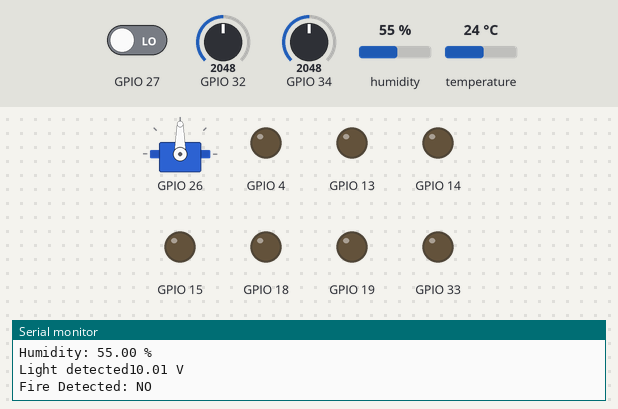
This program was run on a simulated ESP32. Parts: servo, output pins drawn as LEDs (lit = HIGH), the last lines printed to the serial monitor. Dashed ring = blinking. The inputs (shaded band) are chosen by the test bench; at power-on: GPIO 32 = 2048, GPIO 34 = 2048, GPIO 27 LOW, humidity 55 %, temperature 24 °C. WiFi joins after 1.5 s; servers stay silent unless stated; no MQTT or app messages arrive unless stated.

Above: at 2.8 s.
2.9 s: GPIO 32 set to 519
4.4 s: GPIO 32 set to 477
At 4.61 s:
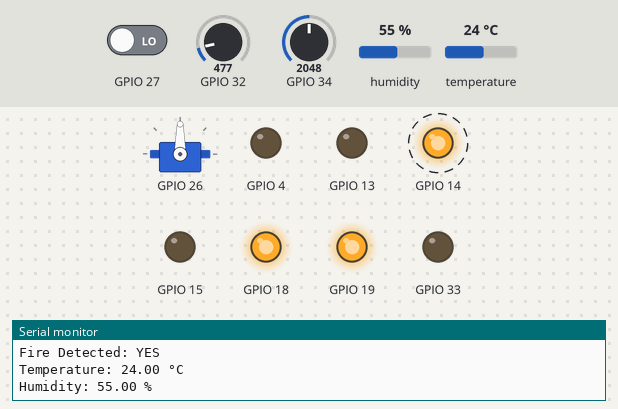
7.9 s: GPIO 34 set to 426
11.4 s: GPIO 34 set to 375
At 11.64 s:
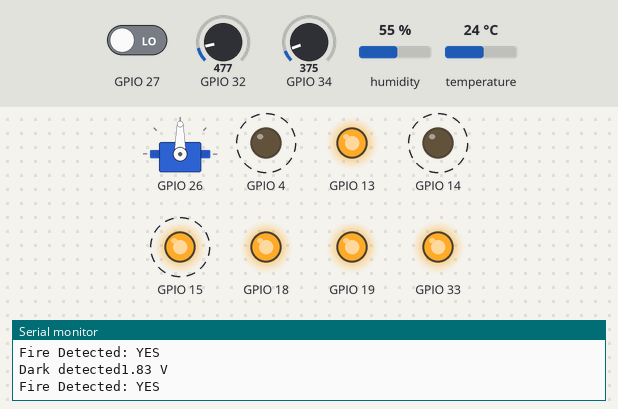
14.9 s: GPIO 27 driven HIGH
At 15.33 s:
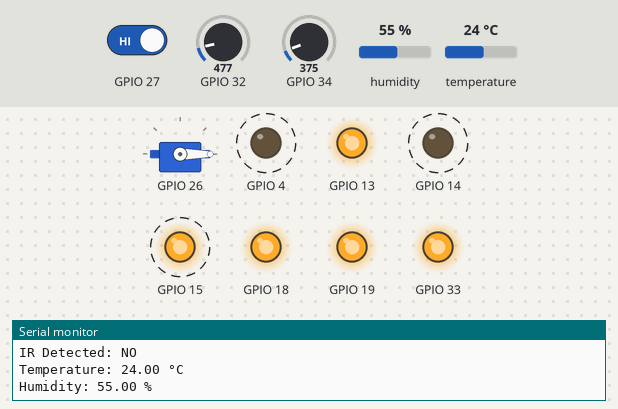
18.4 s: GPIO 34 set to 540
At 19.29 s:
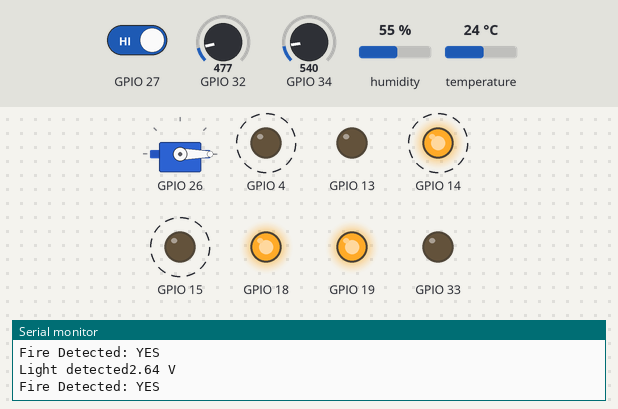
Timing chart, 0 to 22.9 s (numbered marks = the images above; inputs shaded):
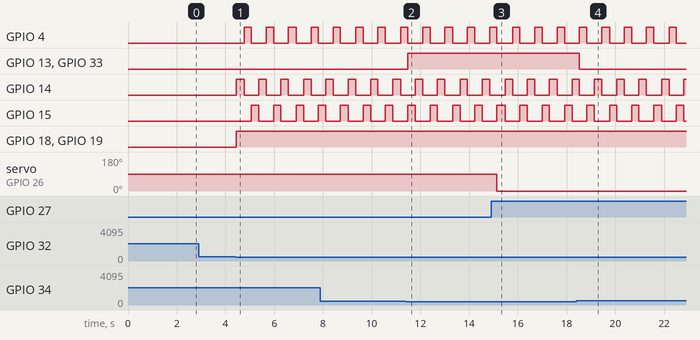

Measured:
- the behaviour switches between 500 and 499 on GPIO 32 (found by bisection; images 0 and 1)
- the behaviour switches between 410 and 409 on GPIO 34 (found by bisection; images 1 and 2)
- after the input at 4.4 s, GPIO 4: alternates HIGH for 0.30 s and LOW for 0.60 s, starting after 0.37 s; GPIO 14: alternates HIGH for 0.30 s and LOW for 0.60 s, starting at once; GPIO 15: alternates HIGH for 0.30 s and LOW for 0.60 s, starting after 0.67 s; GPIO 18, GPIO 19: LOW → HIGH at once
- after the input at 11.4 s, GPIO 13, GPIO 33: LOW → HIGH after 0.09 s
- after the input at 14.9 s, servo on GPIO 26: 90° → 0° after 0.24 s
- after the input at 18.4 s, GPIO 13, GPIO 33: HIGH → LOW after 0.13 s

The program:

main.cpp
```cpp
#include <Arduino.h>
#include "config_mqtt/mqtt_client.h"
#include "config_sensor/sensor_light.h"
#include "config_sensor/sensor_fire.h"
#include "config_sensor/sensor_ir.h"
#include "config_sensor/sensor_dht11.h"

SensorLight lightSensor(34, 33, 13);
SensorFire  fireSensor(32, 19, 18, 15, 14, 4);
SensorIR    irSensor(27, 26);
SensorDHT11 dht11(25);

void setup() {
    Serial.begin(9600);
    delay(100);
    mqtt_setup();

    lightSensor.begin();
    fireSensor.begin();
    irSensor.begin();
    dht11.begin();
}

void loop() {
    mqtt_loop();

    lightSensor.update();
    fireSensor.update();
    irSensor.update();
    dht11.update();

    delay(300);
}
```

mqtt.h
```cpp
#ifndef MQTT_SECRET_H
#define MQTT_SECRET_H

namespace EMQX
{
    const char *broker = "pc8108cb.ala.asia-southeast1.emqxsl.com";
    const int port = 8883;

    const char *username = "light";
    const char *password = "1";

}

#endif
```

wifi.h
```cpp
#ifndef WIFI_SECRET_H
#define WIFI_SECRET_H

namespace WiFiSecrets
{
  const char *ssid = "Thuy Duong";
  const char *pass = "tumotdenchin";
}
#endif
```

mqtt_client.cpp
```cpp
// wifi and mqtt client setup

#include <WiFi.h>
#include <WiFiClientSecure.h>
#include <PubSubClient.h>
#include "secrets/wifi.h"
#include "secrets/mqtt.h"
#include "mqtt_client.h"

WiFiClientSecure espClient;
PubSubClient mqttClient(espClient);

void mqtt_setup() {
    WiFi.begin(WiFiSecrets::ssid, WiFiSecrets::pass);
    Serial.print("Connecting to WiFi");
    while (WiFi.status() != WL_CONNECTED) {
        delay(500);
        Serial.print(".");
    }
    Serial.println("\nWiFi connected! IP: " + WiFi.localIP().toString());

    espClient.setInsecure();
    mqttClient.setServer(EMQX::broker, EMQX::port);

    Serial.print("Connecting to MQTT...");
    while (!mqttClient.connected()) {
        if (mqttClient.connect("ESP32_Fire", EMQX::username, EMQX::password)) {
            Serial.println("connected!");
        } else {
            Serial.print("failed, rc=");
            Serial.print(mqttClient.state());
            Serial.println(" try again in 2s");
            delay(2000);
        }
    }
}

void mqtt_loop() {
    if (!mqttClient.connected()) {
        while (!mqttClient.connected()) {
            Serial.print("Reconnecting MQTT...");
            if (mqttClient.connect("ESP32_Fire", EMQX::username, EMQX::password)) {
                Serial.println("connected!");
            } else {
                Serial.print("failed, rc=");
                Serial.print(mqttClient.state());
                Serial.println(" try again in 2s");
                delay(2000);
            }
        }
    }
    mqttClient.loop();
}
```

sensor_dht11.cpp
```cpp
#include "../include/config_sensor/sensor_dht11.h"
#include "../include/config_mqtt/mqtt_client.h"
#include <DHT.h>

const char* temperature_topic = "home/temperature";
const char* humidity_topic    = "home/humidity";

#define DHT_TYPE DHT11
static DHT dht_global(0, DHT_TYPE);

SensorDHT11::SensorDHT11(uint8_t pin) : _pin(pin) {}

void SensorDHT11::begin() {
    dht_global = DHT(_pin, DHT_TYPE);
    dht_global.begin();
    Serial.begin(9600);
}

void SensorDHT11::update() {
    unsigned long now = millis();
    if (now - _lastRead < _interval) return;
    _lastRead = now;

    float t = dht_global.readTemperature();
    float h = dht_global.readHumidity();

    if (!isnan(t)) {
        mqttClient.publish(temperature_topic, String(t).c_str());
        Serial.print("Temperature: ");
        Serial.print(t);
        Serial.println(" °C");
    }

    if (!isnan(h)) {
        mqttClient.publish(humidity_topic, String(h).c_str());
        Serial.print("Humidity: ");
        Serial.print(h);
        Serial.println(" %");
    }
}
```

sensor_fire.cpp
```cpp
#include <Arduino.h>
#include "config_sensor/sensor_fire.h"
#include "config_mqtt/mqtt_client.h"

const char* fire_topic = "home/fire";

SensorFire::SensorFire(uint8_t flamePin, uint8_t fireLED, uint8_t buzzer,
                       uint8_t r, uint8_t g, uint8_t b)
    : _flamePin(flamePin), _fireLED(fireLED), _buzzer(buzzer),
      _r(r), _g(g), _b(b)
{
    _threshold = 500;
}

void SensorFire::begin() {
    pinMode(_flamePin, INPUT);
    pinMode(_fireLED, OUTPUT);
    pinMode(_buzzer, OUTPUT);
    pinMode(_r, OUTPUT);
    pinMode(_g, OUTPUT);
    pinMode(_b, OUTPUT);

    Serial.println("Fire sensor initialized");
}

void SensorFire::update() {
    int flameValue = analogRead(_flamePin);
    bool fire = flameValue < _threshold; // active-low

    static unsigned long lastRgbTime = 0;
    static uint8_t rgbState = 0;

    digitalWrite(_fireLED, fire);
    digitalWrite(_buzzer, fire);

    if (fire) {
        if (millis() - lastRgbTime >= 300) {
            lastRgbTime = millis();
            rgbState = (rgbState + 1) % 3;
        }

        switch (rgbState) {
            case 0:
                digitalWrite(_r, HIGH);
                digitalWrite(_g, LOW);
                digitalWrite(_b, LOW);
                break;

            case 1:
                digitalWrite(_r, LOW);
                digitalWrite(_g, HIGH);
                digitalWrite(_b, LOW);
                break;

            case 2:
                digitalWrite(_r, LOW);
                digitalWrite(_g, LOW);
                digitalWrite(_b, HIGH);
                break;
        }

        mqttClient.publish(fire_topic, "1");
    }
    else {
        digitalWrite(_r, LOW);
        digitalWrite(_g, LOW);
        digitalWrite(_b, LOW);

        rgbState = 0;
        mqttClient.publish(fire_topic, "0");
    }

    Serial.print("Fire Detected: ");
    Serial.println(fire ? "YES" : "NO");
}
```

sensor_ir.cpp
```cpp
#include "../include/config_sensor/sensor_ir.h"
#include "../include/config_mqtt/mqtt_client.h"

const char* ir_topic = "home/ir";

SensorIR::SensorIR(uint8_t irPin, uint8_t servoPin)
    : _irPin(irPin), _servoPin(servoPin), _lastState(false)
{}

void SensorIR::begin() {
    pinMode(_irPin, INPUT);
    _servo.attach(_servoPin);
}

void SensorIR::update() {

    bool detected = (digitalRead(_irPin) == LOW);

    _servo.write(detected ? 90 : 0);

    mqttClient.publish(ir_topic, detected ? "1" : "0");

    if (detected != _lastState) {
        Serial.print("IR Detected: ");
        Serial.println(detected ? "YES" : "NO");
        _lastState = detected;
    }
}
```

sensor_light.cpp
```cpp
#include "../include/config_sensor/sensor_light.h"
#include "../include/config_mqtt/mqtt_client.h"

const char* light_topic = "home/light";

SensorLight::SensorLight(uint8_t pinLight, uint8_t led1, uint8_t led2, float vref)
    : _pinLight(pinLight), _led1(led1), _led2(led2), _vref(vref) {}

void SensorLight::begin() {
    pinMode(_pinLight, INPUT);
    pinMode(_led1, OUTPUT);
    pinMode(_led2, OUTPUT);
}

void SensorLight::update() {
    int value = analogRead(_pinLight);
    float voltage = value * (_vref / 1023.0);
    bool dark = voltage < _threshold;

    digitalWrite(_led1, dark);
    digitalWrite(_led2, dark);

    mqttClient.publish(light_topic, String(voltage).c_str());

    if(dark) {
        Serial.print("Dark detected");
    } else {
        Serial.print("Light detected");
    }
    Serial.print(voltage);
    Serial.println(" V");
}
```

mqtt_client.h
```cpp
#ifndef MQTT_CLIENT_H
#define MQTT_CLIENT_H

#include <PubSubClient.h>

extern PubSubClient mqttClient;

void mqtt_setup();
void mqtt_loop();

#endif
```

sensor_dht11.h
```cpp
#ifndef SENSOR_DHT11_H
#define SENSOR_DHT11_H

#include <Arduino.h>

class SensorDHT11 {
public:
    SensorDHT11(uint8_t pin);
    void begin();
    void update();

private:
    uint8_t _pin;
    unsigned long _lastRead = 0;
    const unsigned long _interval = 2000;
};

#endif
```

sensor_fire.h
```cpp
#ifndef SENSOR_FIRE_H
#define SENSOR_FIRE_H

#include <Arduino.h>

class SensorFire {
private:
    uint8_t _flamePin;
    uint8_t _fireLED;
    uint8_t _buzzer;
    uint8_t _r, _g, _b;
    int _threshold = 500;
    bool _lastState;

public:
    SensorFire(uint8_t flamePin, uint8_t fireLED, uint8_t buzzer,
               uint8_t r, uint8_t g, uint8_t b);

    void begin();
    void update();
};

#endif
```

sensor_ir.h
```cpp
#ifndef SENSOR_IR_H
#define SENSOR_IR_H

#include <Arduino.h>
#include <Servo.h>

class SensorIR {
private:
    uint8_t _irPin;
    uint8_t _servoPin;
    Servo _servo;         // servo object
    bool _lastState;

public:
    SensorIR(uint8_t irPin, uint8_t servoPin);

    void begin();         // setup pin và servo
    void update();        // đọc IR, cập nhật servo, Serial và MQTT
};

#endif
```

sensor_light.h
```cpp
#ifndef SENSOR_LIGHT_H
#define SENSOR_LIGHT_H

#include <Arduino.h>

class SensorLight {
public:
    SensorLight(uint8_t pinLight, uint8_t led1, uint8_t led2, float vref = 5.0f);
    void begin();
    void update();

private:
    uint8_t _pinLight, _led1, _led2;
    float _vref;
    const float _threshold = 2.0;
};

#endif
```
